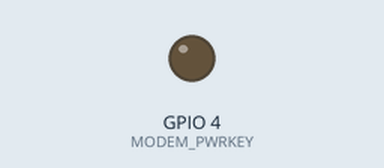
A sketch run on a simulated ESP32. Parts: output pins drawn as LEDs (lit = HIGH). No MQTT or app messages arrive unless stated; pins used as bus, display or sensor lines are not drawn; what the sketch prints to the serial monitor is not drawn.

Above: at 0.0 s.
At 1.2 s:
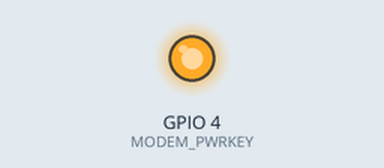
Timing chart, 0 to 2.7 s (numbered marks = the images above):
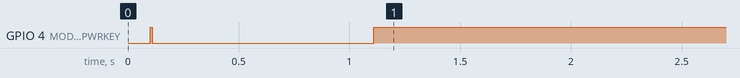

The sketch:

GPRS_MQTT.ino
```cpp
#include "GPRS.h" // You have to add your APN here!
#include "MQTT.h" // You have to add your MQTT broker info here!

#include <ArduinoJson.h>
#define JSON_BUFFER_SIZE       400     // Calculate the right number using:
                                       // https://arduinojson.org/v5/assistant/

#define SERIAL_MON_BAUD_RATE   115200  // 115.2K baud serial connection to computer
#define DATA_PUB_FREQUENCY     30000L  // ms -> 30 seconds

StaticJsonDocument<JSON_BUFFER_SIZE> DATA; // Json file that'll contain all data

unsigned long last_time_published = 0;
int packet_id = 0; // Variable used for demo purposes

void setup() {
  Serial.begin(SERIAL_MON_BAUD_RATE);
  // This function call sets up the module but in a blocking matter!
  GPRS_wake_up();
}

void loop() {
  // Send data each DATA_PUB_FREQUENCY (ms)
  if(millis() - last_time_published >= DATA_PUB_FREQUENCY){

    // Construct the Json file you want to send anyway you want
    String data_ = "Packet n° ";
    data_ += String(packet_id++);
    DATA["1st_Tag"]["Sub_Tag"] = data_;
    DATA["2nd_Tag"]["Sub_Tag"]["Sub-Sub-Tag"] = data_;

    communicate_();

    last_time_published = millis();
  }
}

void communicate_(){

  MQTT_setup();

  // Container for the data to be sent
  char mqtt_buffer[JSON_BUFFER_SIZE];

  // Prepare the Json file for sending
  serializeJson(DATA, mqtt_buffer);

  // I did have some issues with the broker timing-out if I don't connect to it just before sending
  MQTT_connect();

  // Consult MQTT.h for send_data()
  send_data(mqtt_buffer);

  Serial.print("Published: ");
  Serial.println(mqtt_buffer);
}
```

GPRS.h
```cpp
#ifndef __GPRS_H__
  #define __GPRS_H__

  // GSM module specification
  #define TINY_GSM_MODEM_SIM800
  #include <TinyGsmClient.h> //https://github.com/vshymanskyy/TinyGSM

  // TTGO T-Call pin definitions
  #define MODEM_RST		  5
  #define MODEM_PWRKEY            4
  #define MODEM_POWER_ON          23
  #define MODEM_TX                27
  #define MODEM_RX                26
  #define I2C_SDA                 21
  #define I2C_SCL                 22
  #define MODEM_BAUD_RATE         115200  //115.2 Kb/s baud rate

  // GPRS init states
  #define GPRS_RESET              0
  #define GPRS_START_SERIAL       1
  #define GPRS_INIT_MODULE        2
  #define GPRS_INIT_MODEM         3
  #define GPRS_CONNECT            4
  #define GPRS_READY_             5

  // GPRS data
  #define GPRS_USER               ""
  #define GPRS_PASS               ""
  #define APN                     ""      // APN (google the apn of your network provider in your country)
  #define SIM_PIN                 ""      // If SIM is locked, provide the PUK code

  // Timeout connection before automatically restarting
  #define GPRS_CONN_TIMEOUT       10000UL // 10 seconds

  // Hardware Serial for builtin GSM Module
  #define SerialAT Serial1

  TinyGsm modem(SerialAT);
  TinyGsmClient client(modem);

  void setup_modem();
  void GPRS_init();
  void GPRS_wake_up();
  void GPRS_put_to_sleep();
  bool GPRS_connectivity_status();

  // Setup variables
  unsigned long GPRS_last_update = 0;
  int  gprs_setup_state = 0;
  bool serial_ready  = false;
  bool module_ready  = false;
  bool connect_ready = false;

  // Functions' declarations
  void GPRS_init(){
    switch(gprs_setup_state){
      case GPRS_RESET:{

        gprs_setup_state = 0;
        serial_ready  = false;
        module_ready  = false;
        connect_ready = false;

        gprs_setup_state = GPRS_START_SERIAL;
        GPRS_last_update = millis();
        break;
      }
      case GPRS_START_SERIAL:{
        if(!serial_ready) {
          serial_ready = true;
          SerialAT.begin(MODEM_BAUD_RATE, SERIAL_8N1, MODEM_RX, MODEM_TX);
        }
        if(millis() - GPRS_last_update >= 100){
          gprs_setup_state = GPRS_INIT_MODULE;
          GPRS_last_update = millis();
        }
        break;
      }
      case GPRS_INIT_MODULE:{
        if(!module_ready) {
          module_ready = true;
          setup_modem();
        }
        if(millis() - GPRS_last_update >= 3000){
          gprs_setup_state = GPRS_INIT_MODEM;
          GPRS_last_update = millis();
        }
        break;
      }
      case GPRS_INIT_MODEM:{
        modem.restart();
        gprs_setup_state = GPRS_CONNECT;
        GPRS_last_update = millis();
        break;
      }
      case GPRS_CONNECT:{
        if(!connect_ready) {
          connect_ready = true;

          // Unlock SIM if PIN is required
          if (SIM_PIN && modem.getSimStatus() != 3 ) {
            modem.simUnlock(SIM_PIN);
          }
          // Connect
          modem.gprsConnect(APN, GPRS_USER, GPRS_PASS);
        }
        if(millis() - GPRS_last_update >= 500){
          gprs_setup_state = GPRS_READY_;
        }
        break;
      }
      case GPRS_READY_:{
        break;
      }
      default: break;
    }
  }

  // Please refer to the datasheet of the SIM800 for more details about this process
  void setup_modem(){
    pinMode(MODEM_RST, OUTPUT);
    digitalWrite(MODEM_RST, HIGH);
    pinMode(MODEM_PWRKEY, OUTPUT);
    pinMode(MODEM_POWER_ON, OUTPUT);
    digitalWrite(MODEM_POWER_ON, HIGH);
    // Pull down PWRKEY for 1 second or more according to manual requirements
    digitalWrite(MODEM_PWRKEY, HIGH);
    delay(10);
    digitalWrite(MODEM_PWRKEY, LOW);
    delay(1000);
    digitalWrite(MODEM_PWRKEY, HIGH);
  }

  void GPRS_put_to_sleep(){
     SerialAT.write("AT+CSCLK=2\r"); // Enable sleep mode until external interrupt
                                     // Consult datasheet: https://www.elecrow.com/download/SIM800%20Series_AT%20Command%20Manual_V1.09.pdf
                                     // (Page 160, AT+CSCLK Configure Slow Clock)
  }

  void GPRS_wake_up(){
    unsigned long started_init_ = millis();
    do{
      GPRS_init();
    }while(gprs_setup_state != GPRS_READY_
           && (millis() - started_init_ <= GPRS_CONN_TIMEOUT));

    if(!modem.isGprsConnected()){ // Couldn't connect
      ESP.restart();
    }
  }

  bool GPRS_connectivity_status(){
    return modem.isGprsConnected();
   }
#endif
```

MQTT.h
```cpp
#ifndef __GPRS_H__
  #error GPRS.h must be #included before MQTT.h in your main code
#endif

#ifndef __MQTT_H__
  #define __MQTT_H__

  #include <PubSubClient.h>  // https://github.com/knolleary/pubsubclient/

  #define BROKER            "io.adafruit.com"
  #define MQTT_PORT         1883
  #define MQTT_USER         "" // User name in adafruit.io
  #define MQTT_PASSWORD     "" // MQTT Key in adafruit.io
  #define TOPIC             "" // User_Name/feeds/Topic_Name_Of_Choice

  // Create mqtt port (client might be a wifi or gprs client)
  PubSubClient  mqtt(client);

  void MQTT_setup();
  void MQTT_connect();
  void MQTT_subscribe();
  void MQTT_callback(char*, byte*, unsigned int);
  void send_data(const char*);
  bool mqtt_state();


  void MQTT_setup(){
    mqtt.setServer(BROKER, MQTT_PORT);
    //mqtt.setCallback(MQTT_callback);
  }

  void MQTT_connect(){

    while (!mqtt.connected()) {
      if(mqtt.connect(BROKER, MQTT_USER, MQTT_PASSWORD))return;
      else{
        delay(500);
      }
    }
  }

  void MQTT_subscribe(){
     mqtt.subscribe(TOPIC);
  }

  // Use this function in case the module is expected to receive data
  // as well as send it. In such case, depending on the topic,
  // you can do whatever you want.
  void MQTT_callback(char* topic, byte* message, unsigned int len){
    String recieved_msg = "";
    for (int i = 0; i < len; i++) {
      recieved_msg += (char)message[i];
    }
  }

  void send_data(const char* buffer){
    mqtt.publish(TOPIC, buffer); // Publish the data
    mqtt.loop();
  }

  bool mqtt_state(){
    return mqtt.connected();
  }
#endif
```
